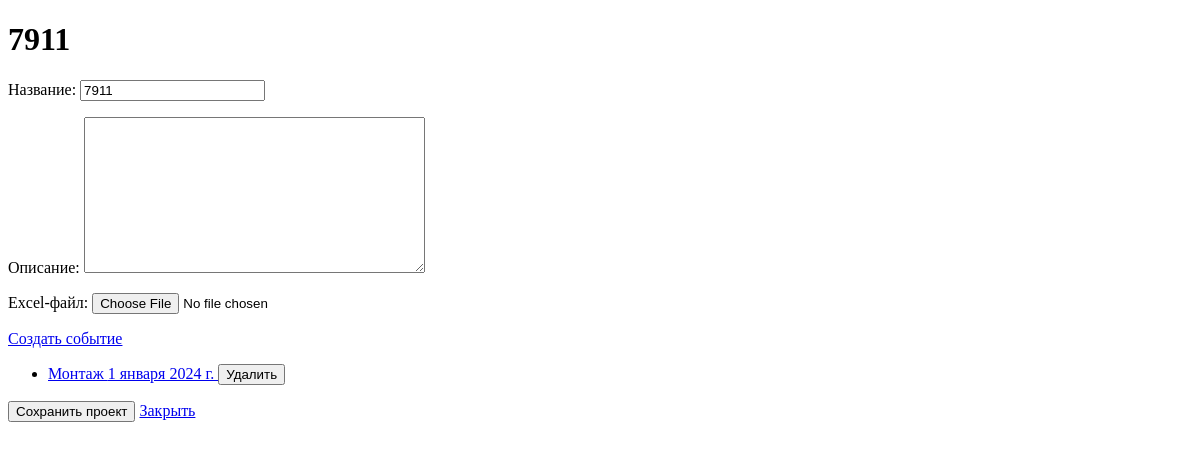
Before: /projects/20/edit/ with the older database file.
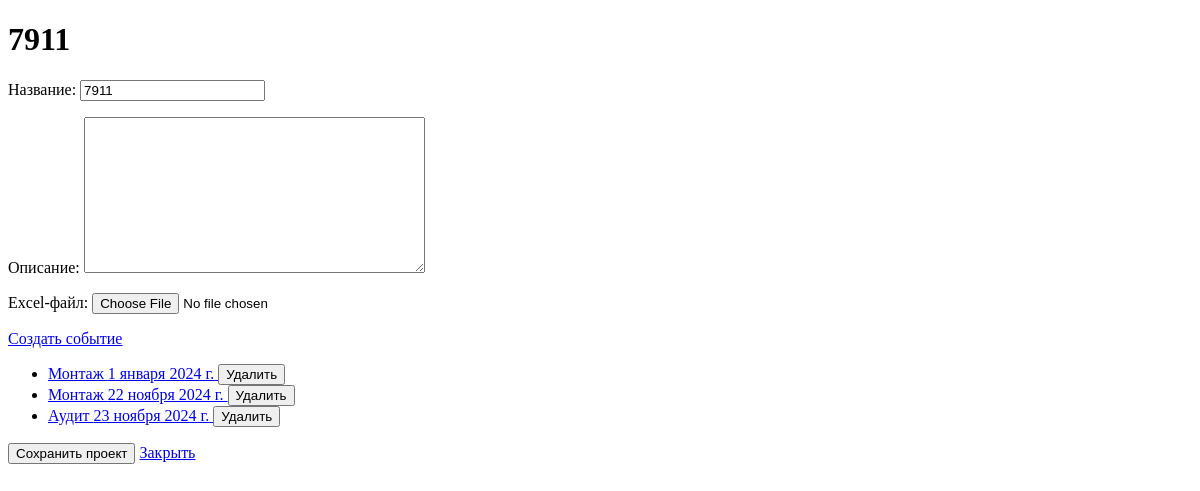
After: the same page with the newer database file.
### projects/models.py (models this page shows, shortened)
class Project(models.Model):
    user = models.ForeignKey(User, on_delete=models.CASCADE)  # Убрали null=True
    name = models.CharField(max_length=255)
    description = models.TextField(blank=True)
    excel_file = models.FileField(upload_to='excel/', null=True, blank=True)

class Event(models.Model):
    EVENT_TYPES = (
        ('montage', 'Монтаж'),
        ('audit', 'Аудит'),
        ('dismantle', 'Демонтаж'),
    )
    project = models.ForeignKey(Project, related_name='events', on_delete=models.CASCADE)
    event_type = models.CharField(choices=EVENT_TYPES, max_length=20)
    description = models.TextField(blank=True)
    photo_count = models.IntegerField()
    event_date = models.DateField()

### projects/views.py (the view)
# urls.py: path('<int:project_id>/edit/', views.edit_project, name='edit_project'),
def edit_project(request, project_id):
    project = get_object_or_404(Project, pk=project_id)
    events = project.events.all()
    if request.method == 'POST':
        form = ProjectForm(request.POST, request.FILES, instance=project)
        if form.is_valid():
            form.save()
    else:
        form = ProjectForm(instance=project)
    return render(request, 'projects/edit_project.html', {
        'form': form,
        'project': project,
        'events': events
    })

### projects/forms.py
class ProjectForm(forms.ModelForm):
    class Meta:
        model = Project
        fields = ['name', 'description', 'excel_file']
        labels = {
            'name': 'Название',
            'description': 'Описание',
            'excel_file': 'Excel-файл',
        }

### projects/templates/projects/edit_project.html (shortened to what this page needs)
<!DOCTYPE html>
<html>
<head>
    {% load static %}
</head>
<body>
    <h1>{{ project.name }}</h1>
    <form id="project-form" method="POST" enctype="multipart/form-data">
        {{ form.as_p }}
    </form>
    <a href="{% url 'create_event' project.id %}">Создать событие</a>
    <ul>
        {% for event in events %}
        <li>
            <a href="{% url 'edit_event' event.id %}">
                {{ event.get_event_type_display }} {{ event.event_date }}
            </a>
            <form method="POST" action="{% url 'delete_event' event.id %}" style="display:inline;">
                <button type="submit" onclick="return confirm('Вы уверены что хотите удалить событие?');">Удалить</button>
            </form>
        </li>
        {% empty %}
            <li>Нет событий.</li>
        {% endfor %}
    </ul>
    <button type="button" id="save-project-button">Сохранить проект</button>
    <a href="{% url 'manage_projects' %}">Закрыть</a>
</body>
</html>

Changed rows visible on the page:
added Event: event_type "Монтаж", event_date "22 ноября 2024 г."
added Event: event_type "Аудит", event_date "23 ноября 2024 г."
